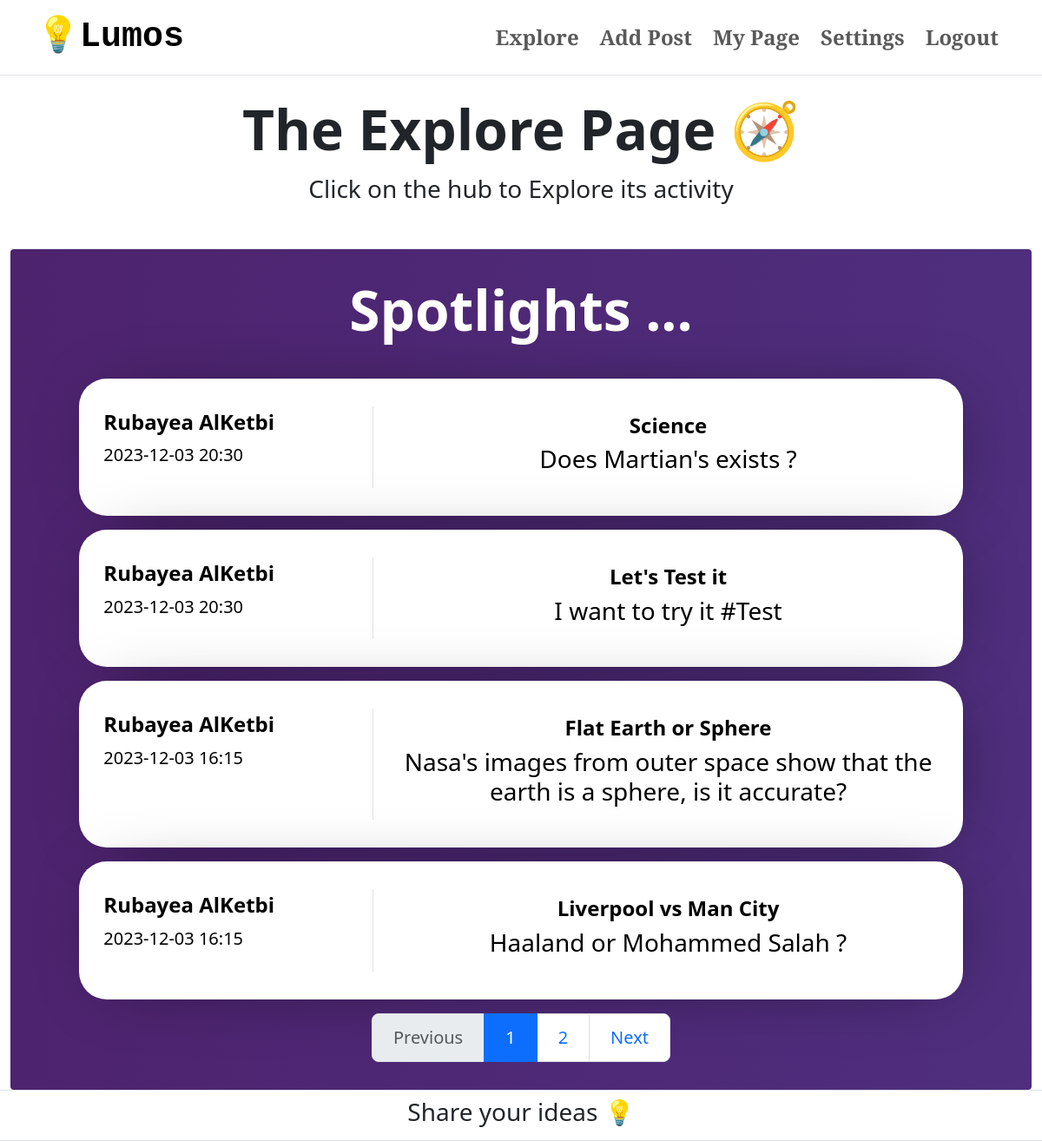
Page /explore (signed in) on the earlier database version.
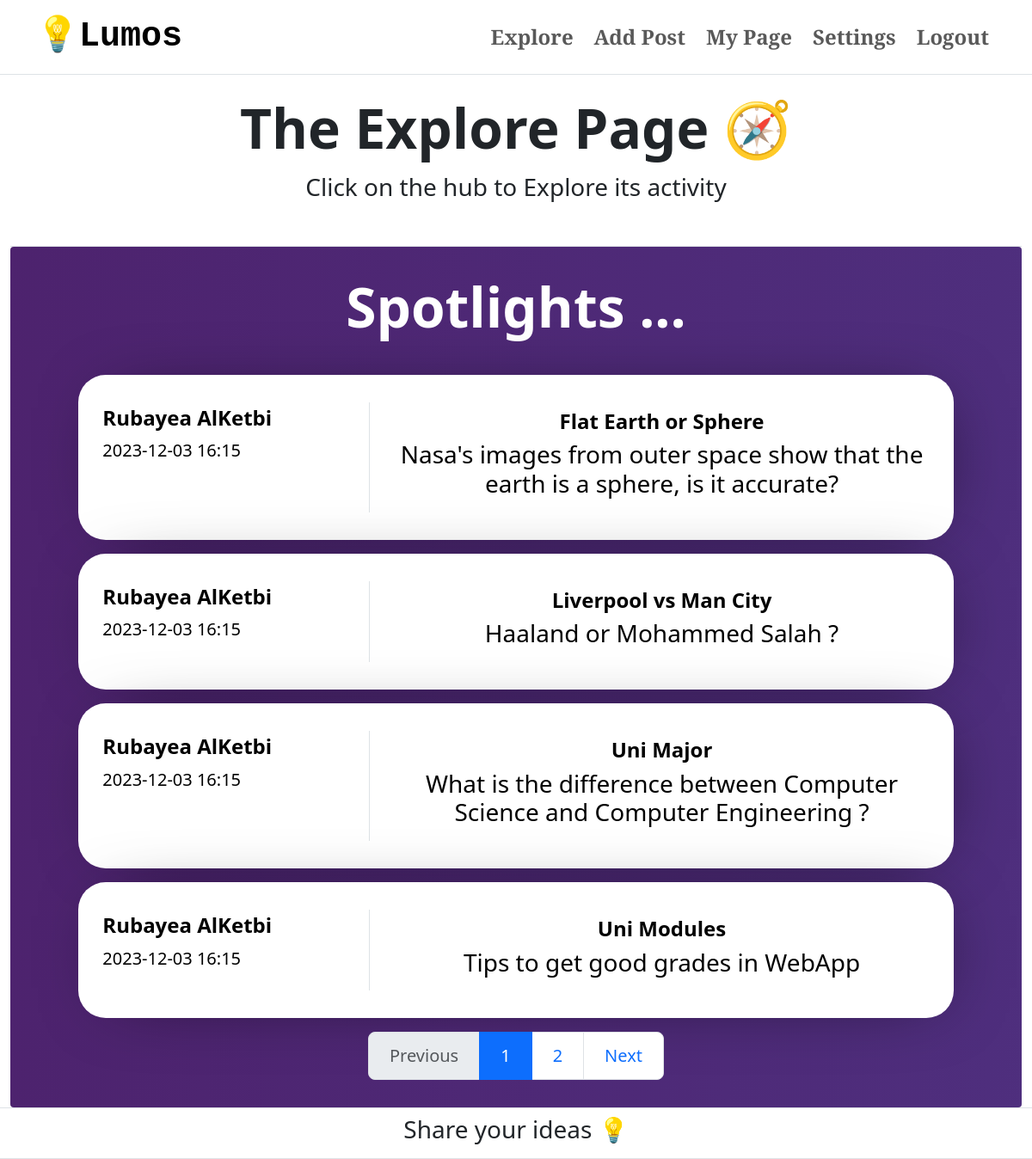
Same page on the later database version.
### app/models.py (models this page shows, shortened)
class User(db.Model, UserMixin):
    id = db.Column(db.Integer, primary_key=True)
    name = db.Column(db.String(100), nullable=False)
    email = db.Column(db.String(100), unique=True, nullable=False)
    passwordHashed = db.Column(db.String(100), nullable=False)
    username = db.Column(db.String(20), unique=True, nullable=False)
    biography = db.Column(db.Text, nullable=True)
    avatar = db.Column(db.String(), nullable=True)
    posts = db.relationship('Post', backref='user', lazy=True)
    @property
    def password(self):
        raise AttributeError('password: write-only field , not readable')

class Post(db.Model):
    id = db.Column(db.Integer, primary_key=True)
    title = db.Column(db.String(100), nullable=False)
    caption = db.Column(db.Text, nullable=False)
    publish_date = db.Column(db.DateTime, default=datetime.utcnow())
    author_id = db.Column(db.Integer, db.ForeignKey('user.id'), nullable=False)
    tags = db.relationship('Tag', secondary='post_tag', backref=db.backref('posts', lazy='dynamic'))

### app/views.py (the view)
@app.route('/explore', methods=['GET', 'POST'])
@login_required
def explore():
    userCache = {}
    page = request.args.get('page', 1, type=int)
    posts = Post.query.order_by(Post.publish_date.desc()).paginate(page=page, per_page=4)
    for post in posts.items:
        if post.author_id in userCache:
            authorName = userCache[post.author_id]
        else:
            author = User.query.filter_by(id=post.author_id).first()
            userCache[post.author_id] = author.name
    return render_template("explore.html", posts = posts.items , userCache = userCache, paginationPost = posts)

### app/views.py (called while the page is built)
@login_manager.user_loader
def load_user(id):
    return User.query.get(int(id))

### app/templates/explore.html (shortened to what this page needs)
{%extends "home.html"%}
{%block content%}
    <div class="container-fluid border-top h-full">
        <div class="container-fluid border-bottom">
            <div class="row">
                <h1 class="display-3  fw-bold pt-4 p-6 text-center">The Explore Page 🧭</h1>
            </div>
            <div class="row pb-3 mb-3">
                <p class="fs-3 fw-light text-center">Click on the hub to Explore its activity</p>
            </div>
        </div>
        <div class="container-fluid rounded-1 border-left movingGrade d-grid", style="width:100%; padding:1rem;">
            <h1 class="display-3 fw-bold p-3 m-6 text-center text-white">Spotlights ...</h1>
            <div class="row d-flex justify-content-center align-items-center p-3 gap-3">
                {% for post in posts %}
                <div class="col-md-11 growContainer">
                    <a href="{{ url_for('post', post_id=post.id) }}" style="text-decoration:none; color:black;">
                    <div class="container normalContainer" id="{{ post.id }}">
                        <div class="row">
                            <div class="col-md-4 border-end">
                                <h4 class="fw-bold px-3 py-1">{{ userCache[post.author_id] }}</h4>
                                <h5 class="fw-light px-3">{{ post.publish_date.strftime('%Y-%m-%d %H:%M') }}</h5>
                            </div>
                            <div class="col-md-8 py-2">
                                <h4 class="fw-bold text-center">{{ post.title }}</h4>
                                <h3 class="fw-light text-center">{{ post.caption }}</h3>
                            </div>
                        </div>
                    </div>
                </a>
                </div>
                {% endfor %}
            </div>
            <nav aria-label="Page navigation py-3">
                <ul class="pagination justify-content-center pagination-lg">
                    <li class="page-item {% if not paginationPost.has_prev %}disabled{% endif %}">
                        <a class="page-link" href="{% if paginationPost.has_prev %}{{ url_for('explore', page=paginationPost.prev_num) }}{% else %}#{% endif %}">Previous</a>
                    </li>
                    {% for page_num in paginationPost.iter_pages() %}
                        {% if paginationPost.page == page_num %}
                            <li class="page-item active"><span class="page-link">{{ page_num }}</span></li>
                        {% else %}
                            <li class="page-item"><a href="{{ url_for('explore', page=page_num) }}" class="page-link">{{ page_num }}</a></li>
                        {% endif %}
                    {% endfor %}
                    <li class="page-item {% if not paginationPost.has_next %}disabled{% endif %}">
                        <a class="page-link" href="{% if paginationPost.has_next %}{{ url_for('explore', page=paginationPost.next_num) }}{% else %}#{% endif %}">Next</a>
                    </li>
                </ul>
            </nav>
        </div>
    </div>
    <nav class="navbar border-top border-bottom">
        <div class="d-flex justify-content-center align-items-center w-100">
            <h3 class="fw-light"> Share your ideas 💡</h3>
        </div>
    </nav>
{%endblock content%}

Differences in the rows shown:
removed Post: publish_date "2023-12-03 20:30", title "Science", caption "Does Martian's exists ?"
no longer on this page (row edited): User: name "Rubayea AlKetbi"
removed Post: publish_date "2023-12-03 20:30", title "Let's Test it", caption "I want to try it #Test"
now on this page (row unchanged): Post: {{ userCache[post.author_id] }} "Rubayea AlKetbi", publish_date "2023-12-03 16:15", title "Uni Major", caption "What is the difference between Computer Science and Computer Engineering ?"
now on this page (row unchanged): Post: {{ userCache[post.author_id] }} "Rubayea AlKetbi", publish_date "2023-12-03 16:15", title "Uni Modules", caption "Tips to get good grades in WebApp"
